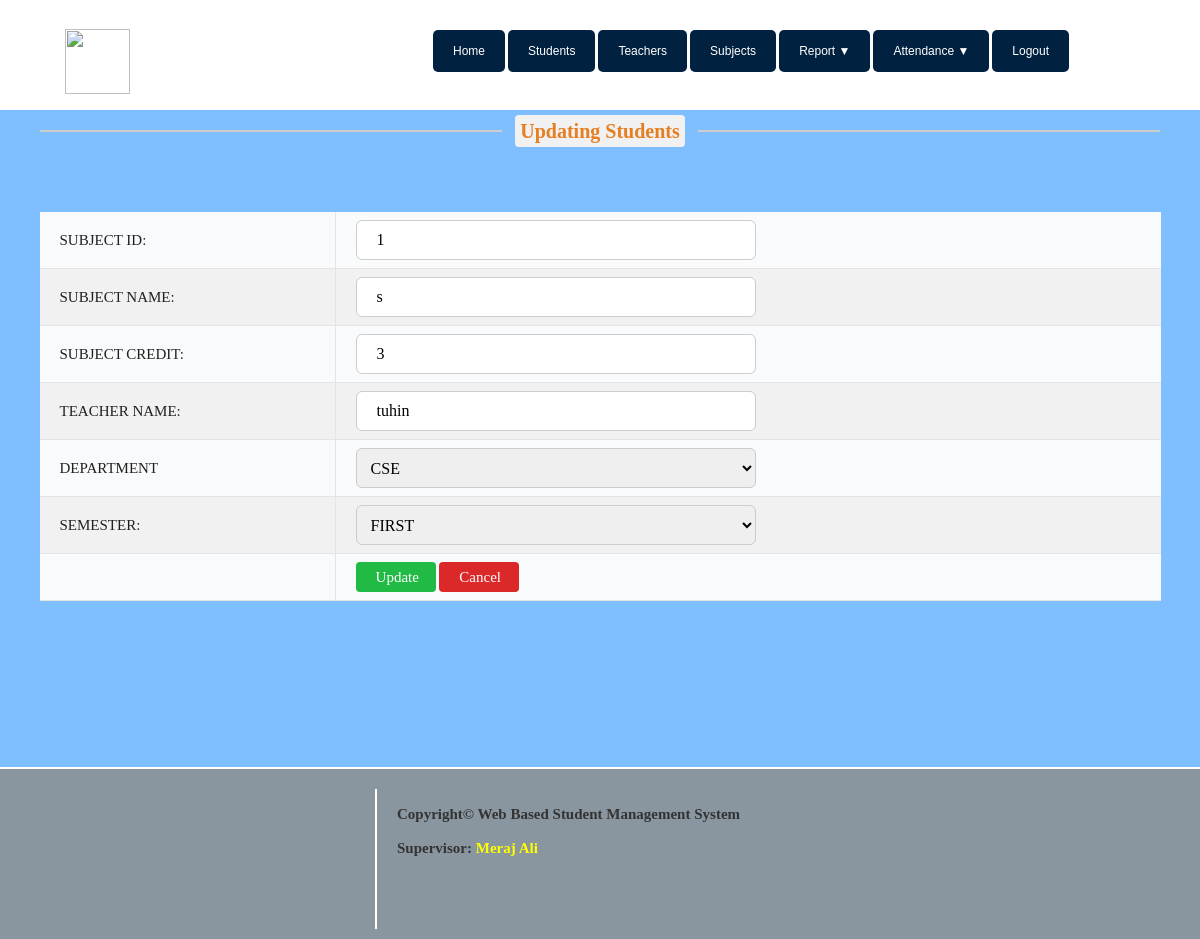
/subject_update_action_F2.php?subcode=1, run on the app's committed database.
### tables this page shows
CREATE TABLE `sub_tbl` (
  `subject_code` varchar(110) NOT NULL,
  `subject_name` varchar(50) NOT NULL,
  `sub_credit` int(11) NOT NULL,
  `teacher_name` varchar(50) NOT NULL,
  `teacher_id` varchar(100) NOT NULL,
  `dept_name` varchar(50) NOT NULL,
  `semester` varchar(50) NOT NULL
);

### subject_update_action_F2.php (the view, shortened to what this page needs)
<?php
$dbhost="localhost";
$dbuser="root";
$dbpass="";
$dbname="sis";
$conn=mysqli_connect("$dbhost","$dbuser","$dbpass") or die("could not connect to mysql");
mysqli_select_db($conn,$dbname);
$subcode=$_GET["subcode"];
$update = mysqli_query($conn,"SELECT * FROM sub_tbl where subject_code='$subcode'");
?>
<?php
include "include/header.php"; ?>
        <div class="content">
          <div class="text-center">
              <hr class="team_hr team_hr_left hr_gray"/><span class="span_blog txt_darkgrey txt_orange">Updating Students</span>
              <hr class="team_hr team_hr_right hr_gray" />
          </div>
          <br><br><br>
          <form method="POST" action="subject_update_action_2.php?subcode=<?php echo $subcode;?>" name="reg" onSubmit="return validate()">
              <center>
              <table bgcolor="" width="80%">
            </center>
            <?php
              while($row=mysqli_fetch_array($update ,MYSQL_ASSOC))
              { ?>
              <tr>
                <td>SUBJECT ID:</td>
                <td><input type="text" name="subjid" class="form-control" value="<?php echo $row['subject_code']; ?>" required/></td>
              </tr>
              <tr>
                <td>SUBJECT NAME:</td>
                <td><input type="text" name="subjname" class="form-control" value="<?php echo $row['subject_name']; ?>" required /></td>
              </tr>
              <tr>
                <td>SUBJECT CREDIT:</td>
                <td><input type="text" name="subjcd" class="form-control" value="<?php echo $row['sub_credit']; ?>" required/></td>
              </tr>
               <tr>
                <td>TEACHER NAME:</td>
                <td><input type="text" name="tname" class="form-control" value="<?php echo $row['teacher_name']; ?>" required /></td>
              </tr>
               <tr>
                  <td>DEPARTMENT</td>
                  <td>
                  <select name="dept" class="form-control" required>
                  <option ><?php echo $row['dept_name']; ?></option>
                  </select>
                  </td>
                </tr>
              <tr>
                  <td>SEMESTER:</td>
                  <td>
                  <select name="semester" class="form-control" required>
                  <option ><?php echo $row['semester']; ?></option>
                  </select>
                  </td>
                </tr>
              <?php } ?>
              <tr>
                <td>&nbsp;</td>
                <td><input class="mini_green_button" type="submit" name="update" value="Update" />&nbsp;<input class="mini_red_button" type="submit" name="back" value="Cancel" /></td>
              </tr>
            </table><br><br>
              </form>
        </div>
<?php include "include/footer.php"; ?>

### css/C.css (style rules this page uses)
html,body,p,h2,div,ul,li,a { margin: 0; padding: 0; }
body { background-color: #09123B; background-color:#80BFFF; }
.content { position: relative; top:110px; //min-height: 2000px; min-height: 270px; //width: 750px; //width: 100%; //border: 2px solid white; border-radius: 0px; background-color: #80BFFF; color: white; //text-align: center; //text-decoration: none; font-family: Times New Roman; font-size: 20px; font-style: ; font-weight: ; //margin-top: 200px; //margin-left: 230px ; //margin-left: 17%; //margin-right: 280px; padding: 10px; float: ; }
input[type=text], input[type=password],input[type=email] { width: 100%; padding: 12px 20px; //margin: 8px 0; display: inline-block; border: 1px solid #ccc; box-sizing: border-box; }
.text-center { text-align: center; }
.team_hr { //border: 1px solid #fff; width: 39%; float: left; border: 1px solid #cccccc; }
.team_hr_left { //margin-right: 80px; margin-left: 30px; float: left; }
.team_hr_right { //margin-left: 30px; margin-right: 30px; float: right; }
.span_blog { margin-bottom: 80px; }
.txt_orange { color: #e67e22; background-color: #E0E0E0; background-color: #F1F1F1; padding: 5px; border-radius: 4px; font-weight: bold; }
td:first-child { border-left:none }
td:last-child { border-right:none }
tr:nth-child(even) { background-color: #F1F1F1 }
table { border-collapse: collapse; background-color: #F9FAFB; //border-radius: 8px; width: 95%; }
th,td { border-collapse: collapse; border-right: 1px solid #E3E4E5; border-bottom: 1px solid #E3E4E5; padding: 8px 20px; text-align: left; color:#202020; //font-family: sans-serif; font-size: 15px; //height: 40px; //border-radius: 5px; }
.form-control { border:1px solid #CCCCCC; height: 40px; padding: 5px 10px; font-size: 15px; line-height: 1.33; border-radius: 6px; font-family: Times new roman; font-size: 16px; display: block; width: 400px!important; margin-right: 20px; }
.mini_green_button { background-color:#21BA45; color:#fff; text-shadow:none; border-radius: 4px; border-right: none; padding: 5px 20px; //margin-left: 35px; font-size: 15px; width: 80px; height: 30px; font-family: Glyphicons Halflings; cursor: pointer; border: none; }
.mini_red_button { background-color:#DB2828; color:#fff; text-shadow:none; border-radius: 4px; padding: 5px 20px; //margin-left: 35px; font-size: 15px; width: 80px; height: 30px; font-family: Glyphicons Halflings; cursor: pointer; border: none; }

### data on the page
sub_tbl: subjid "1", subjname "s", subjcd "3", tname "tuhin", dept "CSE", semester "FIRST"
